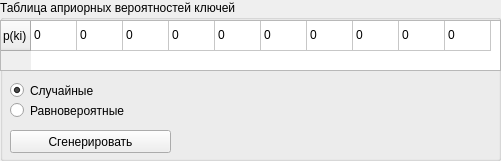
     <widget class="QGroupBox" name="tableOfAprioriKeyProbabilityGroupBox_Rect">
      <property name="geometry">
       <rect>
        <x>300</x>
        <y>0</y>
        <width>501</width>
        <height>161</height>
       </rect>
      </property>
      <property name="title">
       <string>Таблица априорных вероятностей ключей</string>
      </property>
      <property name="flat">
       <bool>false</bool>
      </property>
      <property name="checkable">
       <bool>false</bool>
      </property>
      <widget class="QTableWidget" name="tableOfAprioriKeyProbability_Rect">
       <property name="geometry">
        <rect>
         <x>0</x>
         <y>20</y>
         <width>501</width>
         <height>51</height>
        </rect>
       </property>
       <property name="gridStyle">
        <enum>Qt::SolidLine</enum>
       </property>
       <property name="cornerButtonEnabled">
        <bool>true</bool>
       </property>
       <attribute name="horizontalHeaderVisible">
        <bool>false</bool>
       </attribute>
       <attribute name="horizontalHeaderCascadingSectionResizes">
        <bool>false</bool>
       </attribute>
       <attribute name="horizontalHeaderDefaultSectionSize">
        <number>46</number>
       </attribute>
       <attribute name="horizontalHeaderHighlightSections">
        <bool>true</bool>
       </attribute>
       <attribute name="horizontalHeaderMinimumSectionSize">
        <number>30</number>
       </attribute>
       <attribute name="horizontalHeaderShowSortIndicator" stdset="0">
        <bool>true</bool>
       </attribute>
       <row>
        <property name="text">
         <string>p(ki)</string>
        </property>
       </row>
       <column>
        <property name="text">
         <string>k1</string>
        </property>
       </column>
       <column>
        <property name="text">
         <string>k2</string>
        </property>
       </column>
       <column>
        <property name="text">
         <string>k3</string>
        </property>
       </column>
       <column>
        <property name="text">
         <string>k4</string>
        </property>
       </column>
       <column>
        <property name="text">
         <string>k5</string>
        </property>
       </column>
       <column>
        <property name="text">
         <string>k6</string>
        </property>
       </column>
       <column>
        <property name="text">
         <string>k7</string>
        </property>
       </column>
       <column>
        <property name="text">
         <string>k8</string>
        </property>
       </column>
       <column>
        <property name="text">
         <string>k9</string>
        </property>
       </column>
       <column>
        <property name="text">
         <string>k10</string>
        </property>
       </column>
       <item row="0" column="0">
        <property name="text">
         <string>0</string>
        </property>
       </item>
       <item row="0" column="1">
        <property name="text">
         <string>0</string>
        </property>
       </item>
       <item row="0" column="2">
        <property name="text">
         <string>0</string>
        </property>
       </item>
       <item row="0" column="3">
        <property name="text">
         <string>0</string>
        </property>
       </item>
       <item row="0" column="4">
        <property name="text">
         <string>0</string>
        </property>
       </item>
       <item row="0" column="5">
        <property name="text">
         <string>0</string>
        </property>
       </item>
       <item row="0" column="6">
        <property name="text">
         <string>0</string>
        </property>
       </item>
       <item row="0" column="7">
        <property name="text">
         <string>0</string>
        </property>
       </item>
       <item row="0" column="8">
        <property name="text">
         <string>0</string>
        </property>
       </item>
       <item row="0" column="9">
        <property name="text">
         <string>0</string>
        </property>
       </item>
      </widget>
      <widget class="QPushButton" name="generateAprioriKeyProbabilities_Rect">
       <property name="geometry">
        <rect>
         <x>10</x>
         <y>130</y>
         <width>161</width>
         <height>23</height>
        </rect>
       </property>
       <property name="text">
        <string>Сгенерировать</string>
       </property>
      </widget>
      <widget class="QRadioButton" name="generateRandomKeyProbabilities_Rect">
       <property name="geometry">
        <rect>
         <x>10</x>
         <y>80</y>
         <width>141</width>
         <height>21</height>
        </rect>
       </property>
       <property name="text">
        <string>Случайные</string>
       </property>
       <property name="checked">
        <bool>true</bool>
       </property>
      </widget>
      <widget class="QRadioButton" name="generateEqualKeyProbabilities_Rect">
       <property name="geometry">
        <rect>
         <x>10</x>
         <y>100</y>
         <width>201</width>
         <height>21</height>
        </rect>
       </property>
       <property name="text">
        <string>Равновероятные</string>
       </property>
       <property name="checked">
        <bool>false</bool>
       </property>
      </widget>
     </widget>
